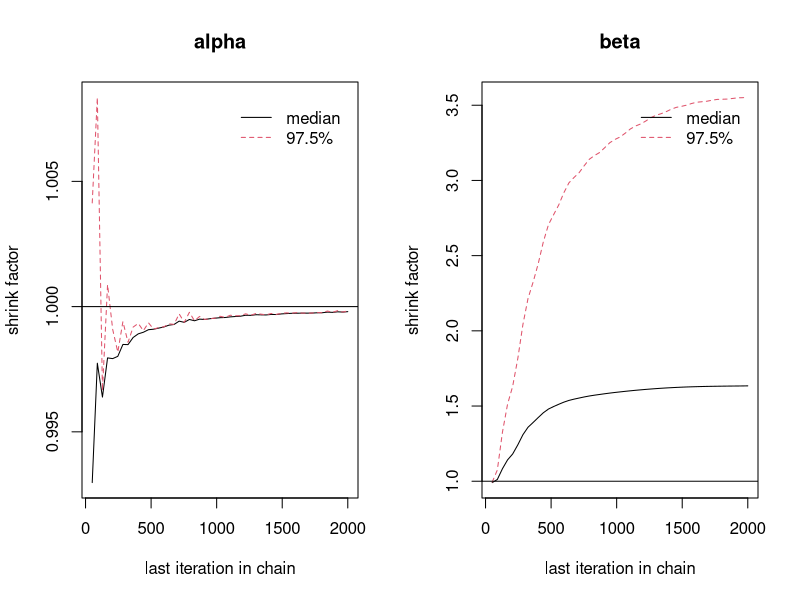
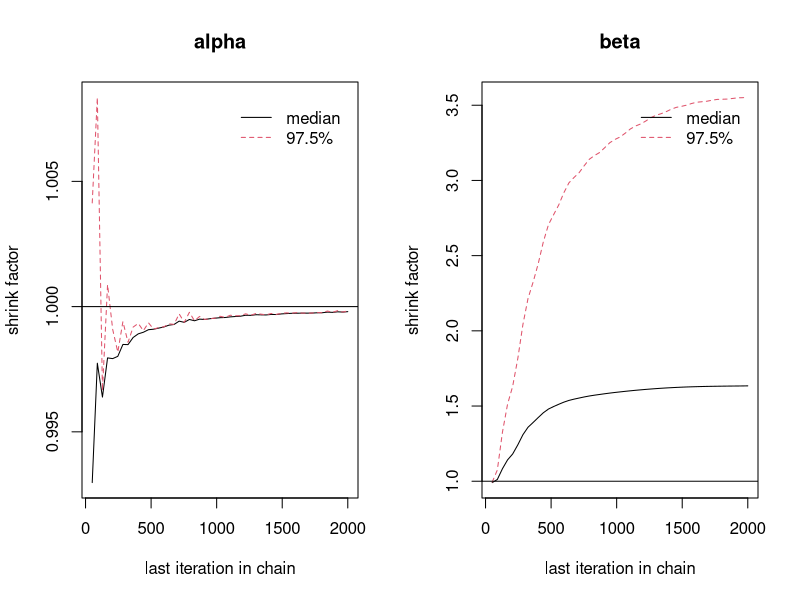
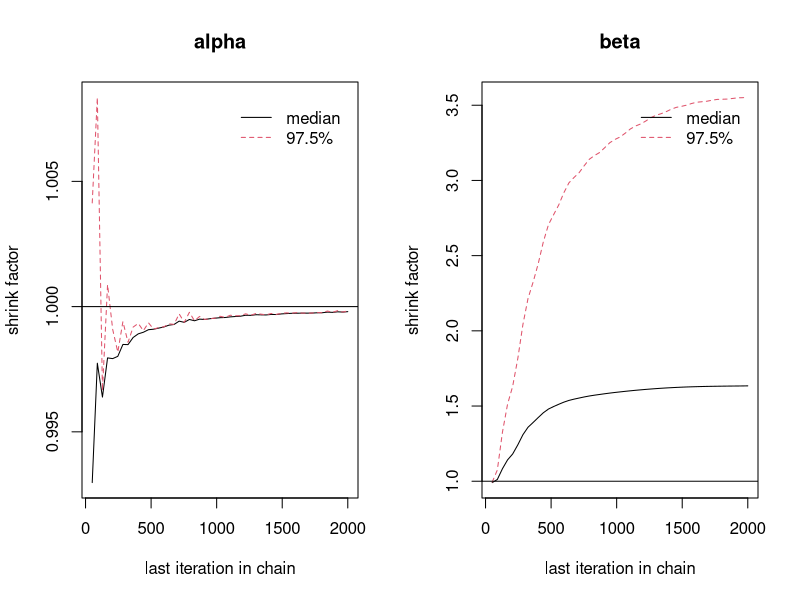
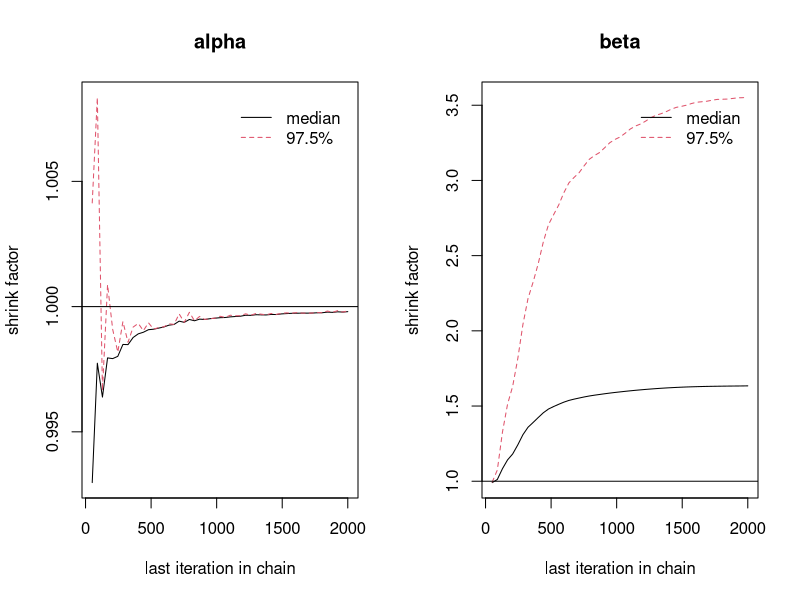
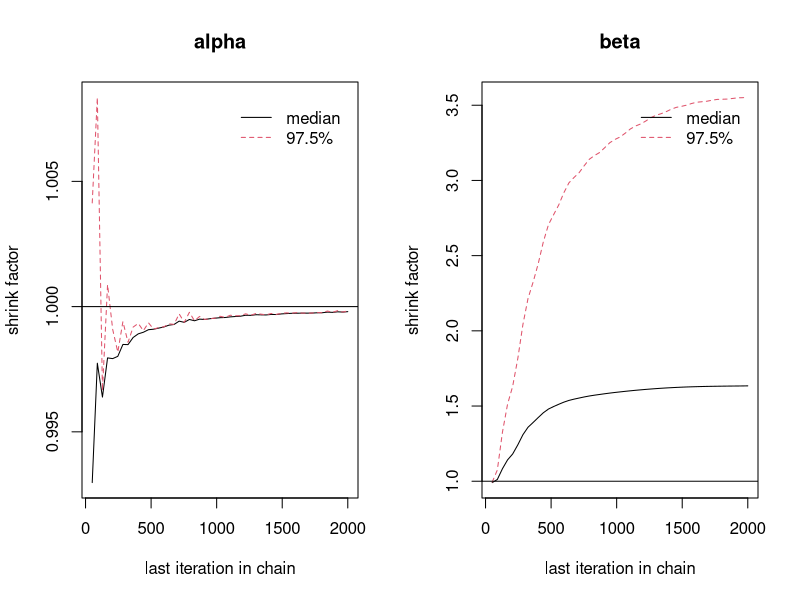
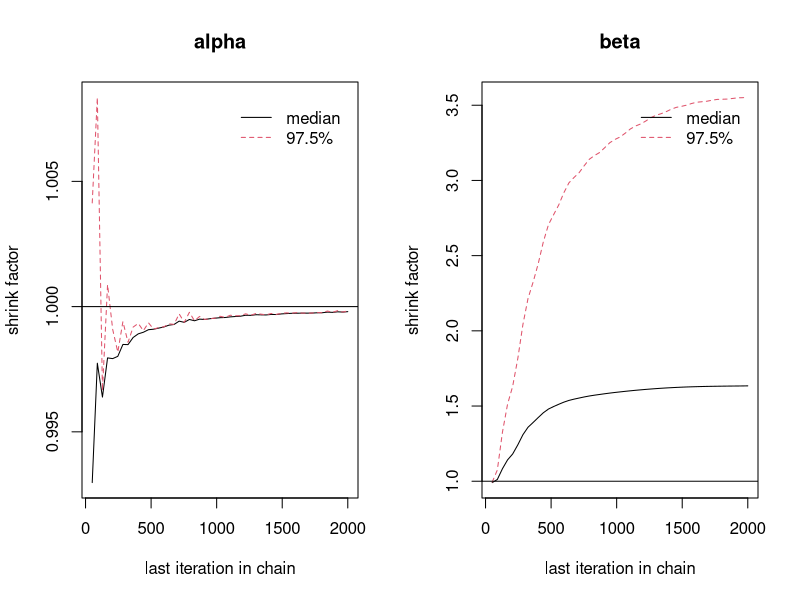
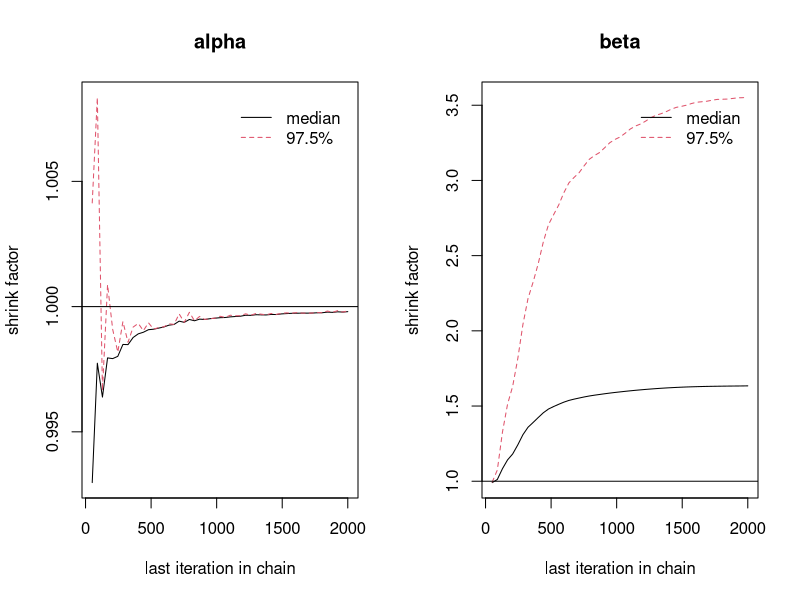
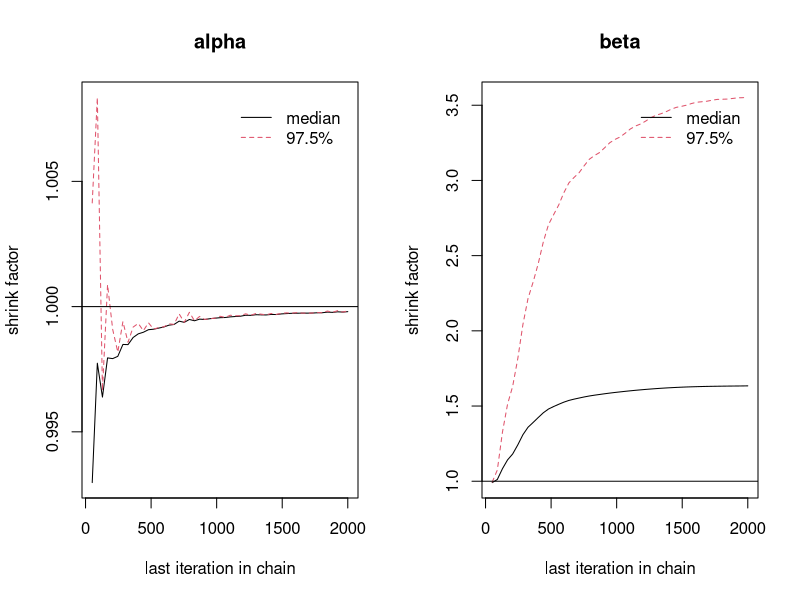

These charts were generated, in order, by the following R code:
.libPaths(c(path.expand("~/R/library"), .libPaths()))
suppressPackageStartupMessages(library(coda))
if (as.character(packageVersion("coda")) != "0.19.4.1") stop("expected coda 0.19-4.1")
options(warn = -1)

root <- normalizePath(".", winslash = "/", mustWork = FALSE)

encode_title <- function(title) {
  if (is.null(title)) return(0)
  c(-1, nchar(title), utf8ToInt(title))
}

plotted <- function(y, obj) {
  out <- c(as.numeric(y$shrink), as.numeric(y$last.iter))
  all.na <- apply(is.na(y$shrink[, , 1, drop = FALSE]), 2, all)
  for (j in seq_len(nvar(obj))) {
    if (all.na[j]) next
    out <- c(out, as.numeric(y$shrink[, j, ]))
    out <- c(out, encode_title(varnames(obj)[j]))
  }
  out
}

build <- function() {
  n <- 2000L
  i <- seq_len(n)
  x1 <- cbind(sin(i / 3) + 0.2 * cos(i), cos(i / 5) + 0.01 * i)
  x2 <- cbind(sin(i / 4) + 0.15 * cos(i / 2), cos(i / 6) + 0.005 * i)
  colnames(x1) <- c("alpha", "beta")
  colnames(x2) <- colnames(x1)
  mcmc.list(mcmc(x1), mcmc(x2))
}

one <- function(save = FALSE) {
  obj <- build()
  if (save) {
    dir.create(file.path(root, "docs", "output"), recursive = TRUE, showWarnings = FALSE)
    svg(file.path(root, "docs", "output", "gelman.plot-r.svg"), width = 7, height = 5)
    gelman.plot(obj, autoburnin = FALSE)
    dev.off()
  }
  pdf(nullfile())
  on.exit(dev.off(), add = TRUE)
  y <- gelman.plot(obj, autoburnin = FALSE)
  plotted(y, obj)
}

value <- one(TRUE)
elapsed <- numeric(20)
for (i in seq_len(20)) {
  t0 <- as.numeric(Sys.time())
  one(FALSE)
  elapsed[[i]] <- as.numeric(Sys.time()) - t0
}
parts <- vapply(value, function(v) if (is.na(v)) "null" else sprintf("%.17g", v), character(1))
out <- sprintf(
  "{\"value\":[%s],\"median_ms\":%.17g}\n",
  paste(parts, collapse = ","),
  median(elapsed) * 1000
)
writeLines(out, con = file.path(root, "gelman.plot-r.txt"))
